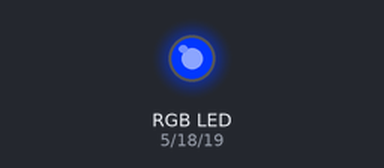
The program below on a simulated ESP32 board running MicroPython. On the bench: an RGB LED mixed from three pins (HIGH = lit). What the program prints to the serial console is not drawn. At 10.0 s the program stops and its outputs stay as they are.

Above: at 0.1 s.
Timing chart, 0 to 1.6 s (numbered marks = the images above):
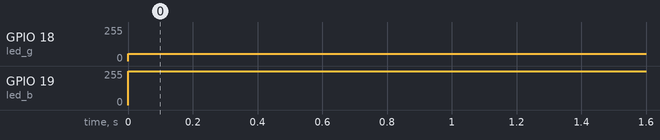

Measured:
- by itself, GPIO 18 (led_g): 0/255 → 55/255 at 0.00 s
- by itself, GPIO 19 (led_b): 0/255 → 253/255 at 0.00 s

The program:

RGB.py
```python
from machine import Pin, PWM
import time

#创建引脚对象
led_r = Pin(5, Pin.OUT)
led_g = Pin(18, Pin.OUT)
led_b = Pin(19, Pin.OUT)

#创建PWM对象
pwm_led_r = PWM(led_r)
pwm_led_r.freq(100)
pwm_led_r.duty(1023 - int(255 / 255 * 1023))

pwm_led_g = PWM(led_g)
pwm_led_g.freq(100)
pwm_led_g.duty(1023 - int(200 / 255 * 1023))

pwm_led_b = PWM(led_b)
pwm_led_b.freq(100)
pwm_led_b.duty(1023 - int(2 / 255 * 1023))

print("sleep 1...")
time.sleep(10)
```
